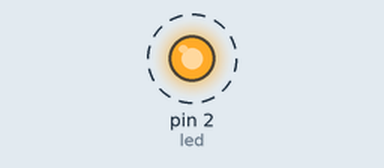
Recording of a program running on a simulated MicroPython board. Shown: output pins drawn as LEDs (lit = HIGH). Dashed ring = blinking.

Above: at 0.5 s.
Timing chart, 0 to 4.6 s (numbered marks = the images above):
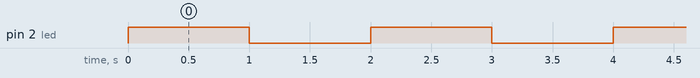

Measured:
- by itself, pin 2 (led): alternates HIGH for 1.0 s and LOW for 1.0 s

The program:

Blink.py
```python
from time import sleep_ms
from machine import Pin

led=Pin(2,Pin.OUT) #create LED object from pin2,Set Pin2 to output

while True:
    led.value(1)    # Turn LED On
    sleep_ms(1000)
    led.value(0)    # Turn LED Off
    sleep_ms(1000)
```
